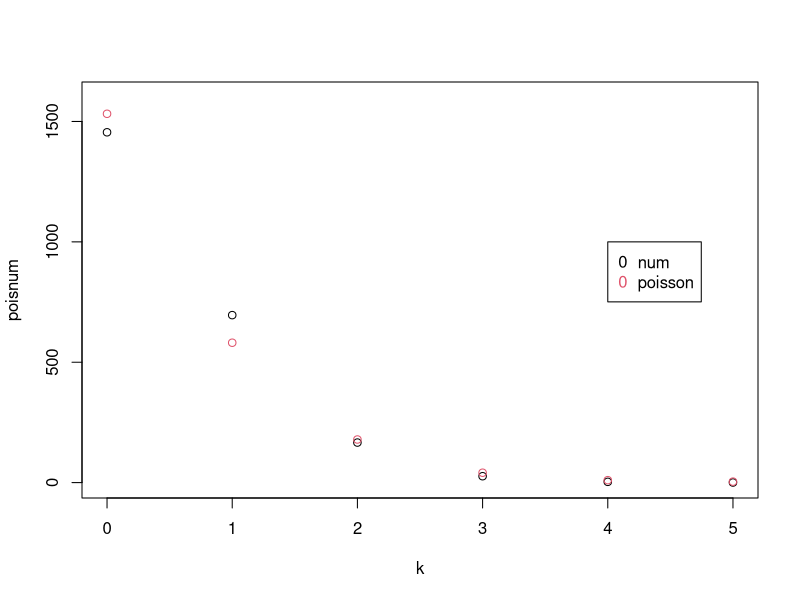

Generate this figure with R:
## ---- chunk 1
num=c(rep(0:5,c(1532,581,179,41,10,4)))
lambda = mean(num)

k=0:5
ppois=dpois(k,lambda)
poisnum=ppois*length(num)
plot(k,poisnum,ylim=c(0,1600))
samplenum=as.vector(table(num))
points(k,samplenum,type="p",col=2)
legend(4,1000,legend=c("num","poisson"),col=1:2,pch="0")

